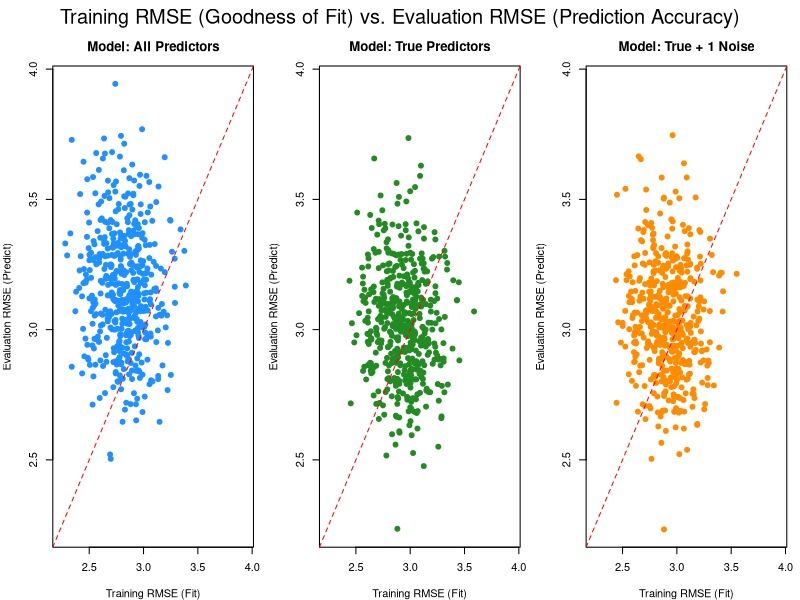

Source code (R):
# Number of simulations, samples
n_simulations <- 500
n_train <- 100
n_eval <- 100

# Number of predictor variables
n_vars_total <- 10
# Number of predictor variables with non-zero true coefficients
n_vars_true <- 2
# Number of noise variables (total - true)
n_vars_noise <- n_vars_total - n_vars_true

# True regression coefficients
true_beta <- c(5, -3, rep(0, n_vars_noise))

# True intercept
true_intercept <- 2

# Standard deviation of the error term (noise in the Y value)
error_sd <- 3

# --- Initialization ---
rmse_train_all <- numeric(n_simulations) 
rmse_eval_all <- numeric(n_simulations) 

rmse_train_true <- numeric(n_simulations) 
rmse_eval_true <- numeric(n_simulations)  

rmse_train_plus1 <- numeric(n_simulations) 
rmse_eval_plus1 <- numeric(n_simulations) 

# Set seed for reproducibility
set.seed(1015)

# --- Simulation Loop ---

# Loop 50 times
for (i in 1:n_simulations) {
  
  # Generate predictor variables (X) from a standard normal distribution
  X_train_matrix <- matrix(rnorm(n_train * n_vars_total), nrow = n_train, ncol = n_vars_total)
  # Generate the error term (epsilon)
  epsilon_train <- rnorm(n_train, mean = 0, sd = error_sd)
  # Calculate the response variable (Y) using the true model: Y = intercept + X * beta + epsilon
  Y_train_vector <- true_intercept + X_train_matrix %*% true_beta + epsilon_train
  # Combine predictors and response into a data frame (useful for lm function)
  train_df <- data.frame(Y = Y_train_vector, X_train_matrix)
  # Assign meaningful column names
  colnames(train_df) <- c("Y", paste0("X", 1:n_vars_total))
  
  # Generate independent evaluation data using the same process
  X_eval_matrix <- matrix(rnorm(n_eval * n_vars_total), nrow = n_eval, ncol = n_vars_total)
  epsilon_eval <- rnorm(n_eval, mean = 0, sd = error_sd)
  Y_eval_vector <- true_intercept + X_eval_matrix %*% true_beta + epsilon_eval
  eval_df <- data.frame(Y = Y_eval_vector, X_eval_matrix)
  colnames(eval_df) <- c("Y", paste0("X", 1:n_vars_total))
  
  # Model 1: Using all predictor variables
  model_all <- lm(Y ~ ., data = train_df)
  
  # Model 2: Using only the true predictor variables (X1 and X2 in this case)
  true_var_names <- paste0("X", 1:n_vars_true)
  formula_true_str <- paste("Y ~", paste(true_var_names, collapse = " + ")) 
  formula_true <- as.formula(formula_true_str)
  model_true <- lm(formula_true, data = train_df)
  
  # Model 3: Using true predictors + 1 randomly chosen noise predictor
  noise_var_indices <- (n_vars_true + 1):n_vars_total
  chosen_noise_index <- sample(noise_var_indices, 1)
  chosen_noise_var_name <- paste0("X", chosen_noise_index)
  vars_plus1 <- c(true_var_names, chosen_noise_var_name)
  formula_plus1_str <- paste("Y ~", paste(vars_plus1, collapse = " + ")) # Create formula string
  formula_plus1 <- as.formula(formula_plus1_str) # Convert to formula
  model_plus1 <- lm(formula_plus1, data = train_df)
  
  
  # Calculate fitted values using the estimated model on the original training data
  fitted_train_all <- predict(model_all, newdata = train_df)
  fitted_train_true <- predict(model_true, newdata = train_df)
  fitted_train_plus1 <- predict(model_plus1, newdata = train_df)
  
  # Make predictions using the estimated model on the unseen evaluation data
  pred_eval_all <- predict(model_all, newdata = eval_df)
  pred_eval_true <- predict(model_true, newdata = eval_df)
  pred_eval_plus1 <- predict(model_plus1, newdata = eval_df)
  
  # RMSE on training data (using fitted values) - Measures goodness of fit to the training data
  rmse_train_all[i] <- sqrt(mean((train_df$Y - fitted_train_all)^2))
  rmse_train_true[i] <- sqrt(mean((train_df$Y - fitted_train_true)^2))
  rmse_train_plus1[i] <- sqrt(mean((train_df$Y - fitted_train_plus1)^2))
  
  # RMSE on evaluation data (using predicted values) - Measures prediction accuracy on unseen data
  rmse_eval_all[i] <- sqrt(mean((eval_df$Y - pred_eval_all)^2))
  rmse_eval_true[i] <- sqrt(mean((eval_df$Y - pred_eval_true)^2))
  rmse_eval_plus1[i] <- sqrt(mean((eval_df$Y - pred_eval_plus1)^2))

} # End of the simulation loop

# --- Step 6: Create Scatter Plots ---
par(mfrow = c(1, 3), mar = c(4, 4, 3, 1), oma = c(0, 0, 2, 0)) # Adjust margins

# Determine common axis limits for better comparison across plots
all_rmse_values <- c(rmse_train_all, rmse_eval_all,
                     rmse_train_true, rmse_eval_true,
                     rmse_train_plus1, rmse_eval_plus1)
plot_lim <- range(all_rmse_values, na.rm = TRUE)

# Plot 1: All Predictors
plot(x = rmse_train_all, y = rmse_eval_all,
     main = "Model: All Predictors",
     xlab = "Training RMSE (Fit)",       
     ylab = "Evaluation RMSE (Predict)",  
     pch = 19, col = "dodgerblue",
     xlim = plot_lim, # Use common limits
     ylim = plot_lim)
abline(a = 0, b = 1, col = "red", lty = 2) # y=x line

# Plot 2: True Predictors Only
plot(x = rmse_train_true, y = rmse_eval_true,
     main = "Model: True Predictors",
     xlab = "Training RMSE (Fit)",
     ylab = "Evaluation RMSE (Predict)",
     pch = 19, col = "forestgreen",
     xlim = plot_lim,
     ylim = plot_lim)
abline(a = 0, b = 1, col = "red", lty = 2)

# Plot 3: True + 1 Noise Predictor
plot(x = rmse_train_plus1, y = rmse_eval_plus1,
     main = "Model: True + 1 Noise",
     xlab = "Training RMSE (Fit)",
     ylab = "Evaluation RMSE (Predict)",
     pch = 19, col = "darkorange",
     xlim = plot_lim,
     ylim = plot_lim)
abline(a = 0, b = 1, col = "red", lty = 2)

# Add an overall title to the figure
mtext("Training RMSE (Goodness of Fit) vs. Evaluation RMSE (Prediction Accuracy)", outer = TRUE, cex = 1.2) # More descriptive title

# Reset plotting parameters to default (1 plot per device)
par(mfrow = c(1, 1), mar = c(5.1, 4.1, 4.1, 2.1), oma = c(0, 0, 0, 0))

# --- Optional: Display Results Summary ---
# Combine results into a data frame
results_summary <- data.frame(
  Simulation = 1:n_simulations,
  RMSE_Train_All = rmse_train_all,
  RMSE_Eval_All = rmse_eval_all,
  RMSE_Train_True = rmse_train_true,
  RMSE_Eval_True = rmse_eval_true,
  RMSE_Train_Plus1 = rmse_train_plus1,
  RMSE_Eval_Plus1 = rmse_eval_plus1
)


# Print summary statistics for the RMSE values
print("Summary statistics for RMSE:")
summary(results_summary[, -1]) # Exclude the Simulation column
